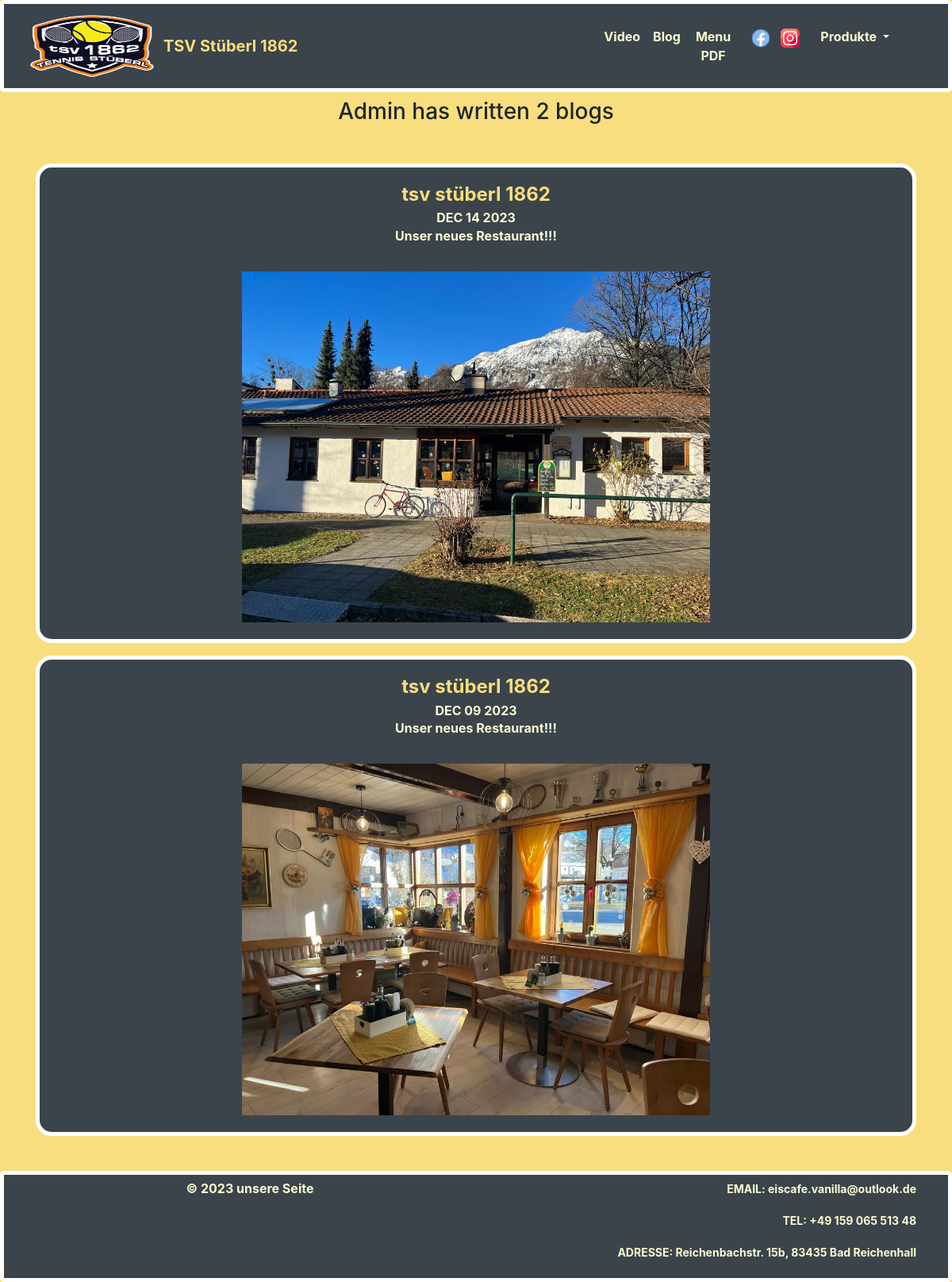
Screenshot of /blog/ with the database file from the repository.
### blog/models.py (models this page shows, shortened)
class Blog(models.Model):
    title = models.CharField(max_length=100)
    description = models.TextField()
    date = models.DateField()
    image = models.ImageField(upload_to='portfolio/images/')

### blog/views.py (the view)
# urls.py: path('', views.all_blogs, name='all_blogs'),
def all_blogs(request):
    blogs = Blog.objects.order_by('-date')
    return render(request, 'blog/all_blogs.html', {'blogs':blogs})

### blog/templates/blog/all_blogs.html (shortened to what this page needs)
{% extends "portfolio/base.html" %}
{% load static %}
{% block content %}
<h3 class="text-center mb-5">Admin has written {{ blogs.count }} blog{{ blogs.count|pluralize }}</h3>
{% for blog in blogs %}
<div class="card my-3" style="background-color: #3b444b;">
  <div class="card-body">
    <a href="{% url 'blog:detail' blog.id %}">
      <h2 class="card-title text-center text-black">{{ blog.title }}</h2>
    </a>
    <h5 class="card-subtitle text-center text-white">{{ blog.date|date:'M d Y'|upper }}</h5>
    <p class="card-text text-center text-white">{{ blog.description|striptags|truncatechars:40}}</p>
  </div>
 {% if blog.url %}
<div class="card-img-top image-frame mb-2 p-2 text-center" style="overflow: hidden;">
  <a href="{{ blog.url }}">
    <img src="{{ blog.image.url }}" width="600" height="300" alt="Opis slike" class="mx-auto d-block" style="max-width: 100%; height: auto;">
  </a>
</div>
{% else %}
<div class="card-img-top image-frame mb-2 p-2 text-center">
  <img src="{{ blog.image.url }}" width="600" height="300" alt="Opis slike" class="mx-auto d-block" style="max-width: 100%; height: auto;">
</div>
{% endif %}
</div>
{% endfor %}
<br><br><br><br><br><br><br>
{% endblock %}

### portfolio/static/css/custom.css (style rules this page uses)
@media (min-width: 992px) { .card { border: 5px solid white ; border-radius: 20px; padding: 0px; background-color: #3b444b !important; } }
@media (min-width: 992px) { .card-title { font-size: 30px; } }
@media (min-width: 992px) { .card-text { font-size: 20px; } }
@media (min-width: 992px) { .card .card-title { font-size: 24px; color: #F8DE7E !important; font-weight: bold; } }
@media (min-width: 992px) { .card .card-text { font-size: 16px; color: #fbfbd0 !important; font-weight: bold; } }
@media (min-width: 992px) { .card .card-subtitle { font-size: 16px; color: #fbfbd0 !important; font-weight: bold; } }
@media (min-width: 992px) { .card-img-top img { border: 5px solid whte; border-radius: 5px; padding: 5px; background-color: #3b444b !important; max-width: 100% !important; max-height: 100%; height: 200px; overflow: hidden; height: auto !important; } }
@media (min-width: 992px) { .card-img-top { max-width: 100%; height: auto; } }
@media (min-width: 992px) { .card img { max-width: 100%; height: auto; } }
body { background-color: #F8DE7E; }

### rows the page displays
Blog: title "tsv stüberl 1862", date "DEC 14 2023", description "Unser neues Restaurant!!!", image (picture)
Blog: title "tsv stüberl 1862", date "DEC 09 2023", description "Unser neues Restaurant!!!", image (picture)

### other values shown
{{ blogs.count }} "2"
